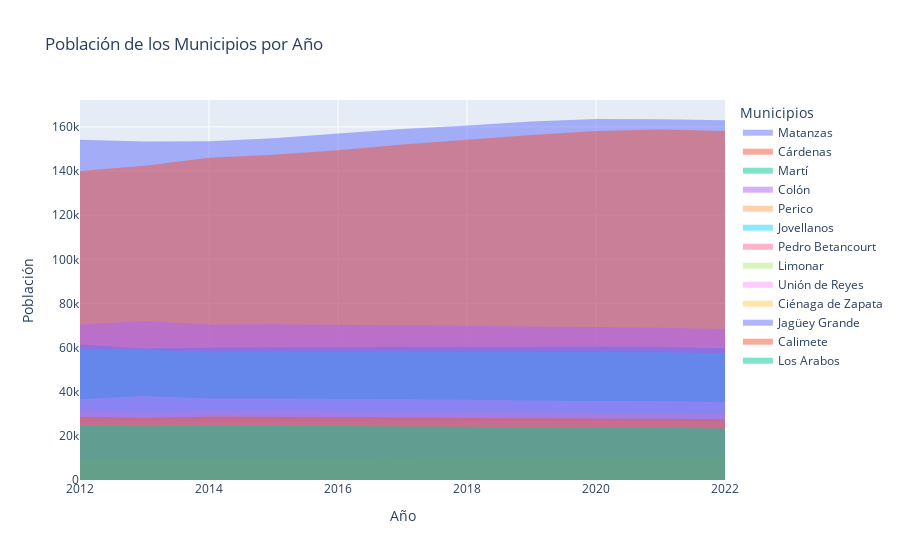

The cell this chart's notebook holds for it:
### Markdown cell above
*¿Es esto del todo cierto? ¿Es Varadero el principal motivo de emigración a la provincia?*

Desde el 2011 Varadero forma parte del municipio Cárdenas y como se esperaría de un lugar con tal icónico destino contiene uno de los promedios poblacionales más altos de la provincia, solo superado apenas por la cabecera municipal. 

Si una provincia tiene municipios con poblaciones mucho más grandes que el resto, puede llevar a un desarrollo y distribución desiguales de recursos dentro de la provincia. Los municipios más poblados pueden tener acceso a más recursos, infraestructura y servicios, mientras que los municipios menos poblados pueden enfrentar desafíos al acceder a estos recursos. Esto puede generar disparidades en el desarrollo económico, los servicios sociales y la calidad de vida entre diferentes municipios dentro de la provincia. Además, los municipios más poblados pueden enfrentar desafíos al gestionar sus poblaciones más grandes, incluidos problemas relacionados con la vivienda, el transporte y los servicios públicos, así como son los más propensos a ser destino de emigración de otras provincias.

### Code cell
import numpy as np
import plotly.graph_objects as go
import nbformat

#Importando las tablas a usar
poblacion_municipios=pd.read_csv("C:/Users/crist/Desktop/Proceso-migratorio-en-Matanzas/Proyecto Final/POBLACION POR MUNICIPIO MTZ.csv" )


#Creamos una lista con los distintos grupos de edad a estudiar
municipios = ["Matanzas" ,"Cárdenas" , "Martí" , "Colón" , "Perico" , "Jovellanos ","Pedro Betancourt" , "Limonar" ,"Unión de Reyes" ,"Ciénaga de Zapata" , "Jagüey Grande" ,"Calimete" , "Los Arabos" ]
poblacion_municipios= poblacion_municipios.values.tolist()
#Limpiando la lista de la poblacion y creando una lista con los anios

for poblacion in poblacion_municipios:
    del poblacion[0]

anios= [x for x in range(2012,2023)]

#Creando el grafico de area
fig = go.Figure()
for i, municipio in enumerate(municipios):
    fig.add_trace(go.Scatter(
        x=anios,
        y=poblacion_municipios[i],
        mode='none',
        fill='tozeroy',
        name=municipio
    ))
#Creando los elementos explicativos
fig.update_layout(
    title="Población de los Municipios por Año",
    xaxis_title="Año",
    yaxis_title="Población",
    legend_title="Municipios"
)
#Mostrando el grafico
fig.show()

### Figure 1 — Plotly figure (JSON) as saved in the notebook; plotly's stock layout.template omitted (floating-point values rounded to 4 significant figures)
{"data": [{"fill": "tozeroy", "mode": "none", "name": "Matanzas", "type": "scatter", "x": [2012, 2013, 2014, 2015, 2016, 2017, 2018, 2019, 2020, 2021, 2022], "y": [154149, 153398, 153504, 154857, 156952, 158999, 160629, 162426, 163568, 163496, 162964, 163631]}, {"fill": "tozeroy", "mode": "none", "name": "Cárdenas", "type": "scatter", "x": [2012, 2013, 2014, 2015, 2016, 2017, 2018, 2019, 2020, 2021, 2022], "y": [140012, 142369, 145997, 147419, 149381, 151960, 154204, 156293, 158112, 158857, 158080, 158322]}, {"fill": "tozeroy", "mode": "none", "name": "Martí", "type": "scatter", "x": [2012, 2013, 2014, 2015, 2016, 2017, 2018, 2019, 2020, 2021, 2022], "y": [22343, 22361, 22662, 22617, 22507, 22425, 22236, 22034, 21933, 21829, 21652, 21582]}, {"fill": "tozeroy", "mode": "none", "name": "Colón", "type": "scatter", "x": [2012, 2013, 2014, 2015, 2016, 2017, 2018, 2019, 2020, 2021, 2022], "y": [70508, 72000, 70484, 70606, 70350, 70161, 69881, 69577, 69277, 69037, 68403, 68021]}, {"fill": "tozeroy", "mode": "none", "name": "Perico", "type": "scatter", "x": [2012, 2013, 2014, 2015, 2016, 2017, 2018, 2019, 2020, 2021, 2022], "y": [30965, 30847, 31156, 31148, 31042, 30914, 30774, 30605, 30414, 30299, 29907, 29746]}, {"fill": "tozeroy", "mode": "none", "name": "Jovellanos ", "type": "scatter", "x": [2012, 2013, 2014, 2015, 2016, 2017, 2018, 2019, 2020, 2021, 2022], "y": [59254, 59146, 57854, 58103, 58175, 58173, 58123, 58060, 58031, 57880, 57381, 57216]}, {"fill": "tozeroy", "mode": "none", "name": "Pedro Betancourt", "type": "scatter", "x": [2012, 2013, 2014, 2015, 2016, 2017, 2018, 2019, 2020, 2021, 2022], "y": [31963, 30934, 31458, 31422, 31281, 31067, 30824, 30598, 30363, 30173, 29838, 29565]}, {"fill": "tozeroy", "mode": "none", "name": "Limonar", "type": "scatter", "x": [2012, 2013, 2014, 2015, 2016, 2017, 2018, 2019, 2020, 2021, 2022], "y": [26397, 26989, 26490, 26554, 26635, 26645, 26756, 26704, 26778, 26818, 26633, 26708]}, {"fill": "tozeroy", "mode": "none", "name": "Unión de Reyes", "type": "scatter", "x": [2012, 2013, 2014, 2015, 2016, 2017, 2018, 2019, 2020, 2021, 2022], "y": [36599, 38037, 36931, 36901, 36751, 36560, 36413, 36068, 35846, 35704, 35251, 35021]}, {"fill": "tozeroy", "mode": "none", "name": "Ciénaga de Zapata", "type": "scatter", "x": [2012, 2013, 2014, 2015, 2016, 2017, 2018, 2019, 2020, 2021, 2022], "y": [9589, 9210, 9271, 9375, 9502, 9755, 9968, 10131, 10319, 10439, 10394, 10394]}, {"fill": "tozeroy", "mode": "none", "name": "Jagüey Grande", "type": "scatter", "x": [2012, 2013, 2014, 2015, 2016, 2017, 2018, 2019, 2020, 2021, 2022], "y": [61341, 59581, 60038, 60158, 60284, 60431, 60391, 60428, 60438, 60324, 59736, 59600]}, {"fill": "tozeroy", "mode": "none", "name": "Calimete", "type": "scatter", "x": [2012, 2013, 2014, 2015, 2016, 2017, 2018, 2019, 2020, 2021, 2022], "y": [28658, 28119, 28746, 28713, 28499, 28343, 28100, 27984, 27880, 27781, 27493, 27210]}, {"fill": "tozeroy", "mode": "none", "name": "Los Arabos", "type": "scatter", "x": [2012, 2013, 2014, 2015, 2016, 2017, 2018, 2019, 2020, 2021, 2022], "y": [24750, 24323, 24624, 24604, 24416, 24274, 24119, 23935, 23801, 23683, 23336, 23111]}], "layout": {"legend": {"title": {"text": "Municipios"}}, "title": {"text": "Población de los Municipios por Año"}, "xaxis": {"title": {"text": "Año"}}, "yaxis": {"title": {"text": "Población"}}}}
